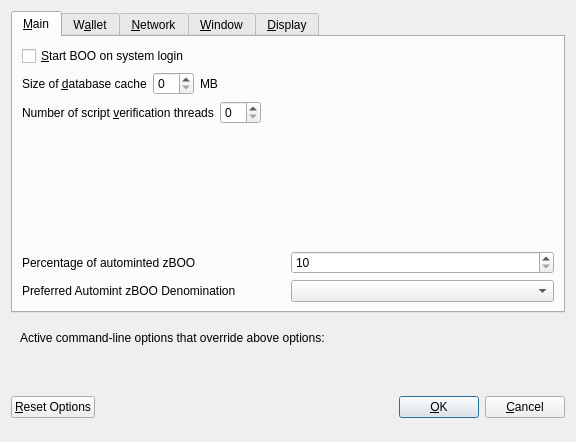
<?xml version="1.0" encoding="UTF-8"?>
<ui version="4.0">
 <class>OptionsDialog</class>
 <widget class="QDialog" name="OptionsDialog">
  <property name="geometry">
   <rect>
    <x>0</x>
    <y>0</y>
    <width>576</width>
    <height>442</height>
   </rect>
  </property>
  <property name="windowTitle">
   <string>Options</string>
  </property>
  <property name="modal">
   <bool>true</bool>
  </property>
  <layout class="QVBoxLayout" name="verticalLayout">
   <item>
    <widget class="QTabWidget" name="tabWidget">
     <property name="currentIndex">
      <number>0</number>
     </property>
     <widget class="QWidget" name="tabMain">
      <attribute name="title">
       <string>&amp;Main</string>
      </attribute>
      <layout class="QVBoxLayout" name="verticalLayout_Main">
       <item>
        <widget class="QCheckBox" name="bitcoinAtStartup">
         <property name="toolTip">
          <string>Automatically start BOO after logging in to the system.</string>
         </property>
         <property name="text">
          <string>&amp;Start BOO on system login</string>
         </property>
        </widget>
       </item>
       <item>
        <layout class="QHBoxLayout" name="horizontalLayout_2_Main">
         <item>
          <widget class="QLabel" name="databaseCacheLabel">
           <property name="text">
            <string>Size of &amp;database cache</string>
           </property>
           <property name="textFormat">
            <enum>Qt::PlainText</enum>
           </property>
           <property name="buddy">
            <cstring>databaseCache</cstring>
           </property>
          </widget>
         </item>
         <item>
          <widget class="QSpinBox" name="databaseCache"/>
         </item>
         <item>
          <widget class="QLabel" name="databaseCacheUnitLabel">
           <property name="text">
            <string>MB</string>
           </property>
           <property name="textFormat">
            <enum>Qt::PlainText</enum>
           </property>
          </widget>
         </item>
         <item>
          <spacer name="horizontalSpacer_2_Main">
           <property name="orientation">
            <enum>Qt::Horizontal</enum>
           </property>
           <property name="sizeHint" stdset="0">
            <size>
             <width>40</width>
             <height>20</height>
            </size>
           </property>
          </spacer>
         </item>
        </layout>
       </item>
       <item>
        <layout class="QHBoxLayout" name="horizontalLayout_3_Main">
         <item>
          <widget class="QLabel" name="threadsScriptVerifLabel">
           <property name="text">
            <string>Number of script &amp;verification threads</string>
           </property>
           <property name="textFormat">
            <enum>Qt::PlainText</enum>
           </property>
           <property name="buddy">
            <cstring>threadsScriptVerif</cstring>
           </property>
          </widget>
         </item>
         <item>
          <widget class="QSpinBox" name="threadsScriptVerif">
           <property name="toolTip">
            <string>(0 = auto, &lt;0 = leave that many cores free)</string>
           </property>
          </widget>
         </item>
         <item>
          <spacer name="horizontalSpacer_3_Main">
           <property name="orientation">
            <enum>Qt::Horizontal</enum>
           </property>
           <property name="sizeHint" stdset="0">
            <size>
             <width>40</width>
             <height>20</height>
            </size>
           </property>
          </spacer>
         </item>
        </layout>
       </item>
       <item>
        <spacer name="verticalSpacer_2">
         <property name="orientation">
          <enum>Qt::Vertical</enum>
         </property>
         <property name="sizeHint" stdset="0">
          <size>
           <width>20</width>
           <height>40</height>
          </size>
         </property>
        </spacer>
       </item>
       <item>
        <layout class="QHBoxLayout" name="horizontalLayout_3">
         <item>
          <widget class="QLabel" name="percentage_label">
           <property name="toolTip">
            <string>Percentage of incoming BOO which get automatically converted to zBOO via Zerocoin Protocol (min: 10%)</string>
           </property>
           <property name="text">
            <string>Percentage of autominted zBOO</string>
           </property>
          </widget>
         </item>
         <item>
          <widget class="QSpinBox" name="zeromintPercentage">
           <property name="minimum">
            <number>10</number>
           </property>
           <property name="maximum">
            <number>100</number>
           </property>
          </widget>
         </item>
        </layout>
       </item>
       <item>
        <layout class="QHBoxLayout" name="horizontalLayout" stretch="0,0">
         <property name="sizeConstraint">
          <enum>QLayout::SetFixedSize</enum>
         </property>
         <item>
          <widget class="QLabel" name="labelPreferredDenom">
           <property name="maximumSize">
            <size>
             <width>16777215</width>
             <height>16777215</height>
            </size>
           </property>
           <property name="toolTip">
            <string>Wait with automatic conversion to Zerocoin until enough BOO for this denomination is available</string>
           </property>
           <property name="text">
            <string>Preferred Automint zBOO Denomination</string>
           </property>
          </widget>
         </item>
         <item>
          <widget class="QComboBox" name="preferredDenom">
           <property name="maximumSize">
            <size>
             <width>16777215</width>
             <height>27</height>
            </size>
           </property>
           <property name="toolTip">
            <string>Wait with automatic conversion to Zerocoin until enough BOO for this denomination is available</string>
           </property>
           <property name="maxVisibleItems">
            <number>9</number>
           </property>
           <property name="maxCount">
            <number>9</number>
           </property>
          </widget>
         </item>
        </layout>
       </item>
      </layout>
     </widget>
     <widget class="QWidget" name="tabWallet">
      <attribute name="title">
       <string>W&amp;allet</string>
      </attribute>
      <layout class="QVBoxLayout" name="verticalLayout_Wallet">
       <item>
        <widget class="QGroupBox" name="groupBox">
         <property name="title">
          <string>Expert</string>
         </property>
         <layout class="QVBoxLayout" name="verticalLayout_2">
          <item>
           <widget class="QCheckBox" name="coinControlFeatures">
            <property name="toolTip">
             <string>Whether to show coin control features or not.</string>
            </property>
            <property name="text">
             <string>Enable coin &amp;control features</string>
            </property>
           </widget>
          </item>
          <item>
           <widget class="QCheckBox" name="showMasternodesTab">
            <property name="toolTip">
             <string>Show additional tab listing all your masternodes in first sub-tab&lt;br/&gt;and all masternodes on the network in second sub-tab.</string>
            </property>
            <property name="text">
             <string>Show Masternodes Tab</string>
            </property>
           </widget>
          </item>
          <item>
           <widget class="QCheckBox" name="spendZeroConfChange">
            <property name="toolTip">
             <string>If you disable the spending of unconfirmed change, the change from a transaction&lt;br/&gt;cannot be used until that transaction has at least one confirmation.&lt;br/&gt;This also affects how your balance is computed.</string>
            </property>
            <property name="text">
             <string>&amp;Spend unconfirmed change</string>
            </property>
           </widget>
          </item>
         </layout>
        </widget>
       </item>
       <item>
        <spacer name="verticalSpacer_Wallet">
         <property name="orientation">
          <enum>Qt::Vertical</enum>
         </property>
         <property name="sizeHint" stdset="0">
          <size>
           <width>20</width>
           <height>40</height>
          </size>
         </property>
        </spacer>
       </item>
      </layout>
     </widget>
     <widget class="QWidget" name="tabNetwork">
      <attribute name="title">
       <string>&amp;Network</string>
      </attribute>
      <layout class="QVBoxLayout" name="verticalLayout_Network">
       <item>
        <widget class="QCheckBox" name="mapPortUpnp">
         <property name="toolTip">
          <string>Automatically open the BOO client port on the router. This only works when your router supports UPnP and it is enabled.</string>
         </property>
         <property name="text">
          <string>Map port using &amp;UPnP</string>
         </property>
        </widget>
       </item>
       <item>
        <widget class="QCheckBox" name="allowIncoming">
         <property name="toolTip">
          <string>Accept connections from outside</string>
         </property>
         <property name="text">
          <string>Allow incoming connections</string>
         </property>
        </widget>
       </item>
       <item>
        <widget class="QCheckBox" name="connectSocks">
         <property name="toolTip">
          <string>Connect to the BOO network through a SOCKS5 proxy.</string>
         </property>
         <property name="text">
          <string>&amp;Connect through SOCKS5 proxy (default proxy):</string>
         </property>
        </widget>
       </item>
       <item>
        <layout class="QHBoxLayout" name="horizontalLayout_1_Network">
         <item>
          <widget class="QLabel" name="proxyIpLabel">
           <property name="text">
            <string>Proxy &amp;IP:</string>
           </property>
           <property name="textFormat">
            <enum>Qt::PlainText</enum>
           </property>
           <property name="buddy">
            <cstring>proxyIp</cstring>
           </property>
          </widget>
         </item>
         <item>
          <widget class="QValidatedLineEdit" name="proxyIp">
           <property name="minimumSize">
            <size>
             <width>140</width>
             <height>0</height>
            </size>
           </property>
           <property name="maximumSize">
            <size>
             <width>140</width>
             <height>16777215</height>
            </size>
           </property>
           <property name="toolTip">
            <string>IP address of the proxy (e.g. IPv4: 127.0.0.1 / IPv6: ::1)</string>
           </property>
          </widget>
         </item>
         <item>
          <widget class="QLabel" name="proxyPortLabel">
           <property name="text">
            <string>&amp;Port:</string>
           </property>
           <property name="textFormat">
            <enum>Qt::PlainText</enum>
           </property>
           <property name="buddy">
            <cstring>proxyPort</cstring>
           </property>
          </widget>
         </item>
         <item>
          <widget class="QLineEdit" name="proxyPort">
           <property name="minimumSize">
            <size>
             <width>55</width>
             <height>0</height>
            </size>
           </property>
           <property name="maximumSize">
            <size>
             <width>55</width>
             <height>16777215</height>
            </size>
           </property>
           <property name="toolTip">
            <string>Port of the proxy (e.g. 9050)</string>
           </property>
          </widget>
         </item>
         <item>
          <spacer name="horizontalSpacer_1_Network">
           <property name="orientation">
            <enum>Qt::Horizontal</enum>
           </property>
           <property name="sizeHint" stdset="0">
            <size>
             <width>40</width>
             <height>20</height>
            </size>
           </property>
          </spacer>
         </item>
        </layout>
       </item>
       <item>
        <spacer name="verticalSpacer_Network">
         <property name="orientation">
          <enum>Qt::Vertical</enum>
         </property>
         <property name="sizeHint" stdset="0">
          <size>
           <width>20</width>
           <height>40</height>
          </size>
         </property>
        </spacer>
       </item>
      </layout>
     </widget>
     <widget class="QWidget" name="tabWindow">
      <attribute name="title">
       <string>&amp;Window</string>
      </attribute>
      <layout class="QVBoxLayout" name="verticalLayout_Window">
       <item>
        <widget class="QCheckBox" name="minimizeToTray">
         <property name="toolTip">
          <string>Show only a tray icon after minimizing the window.</string>
         </property>
         <property name="text">
          <string>&amp;Minimize to the tray instead of the taskbar</string>
         </property>
        </widget>
       </item>
       <item>
        <widget class="QCheckBox" name="minimizeOnClose">
         <property name="toolTip">
          <string>Minimize instead of exit the application when the window is closed. When this option is enabled, the application will be closed only after selecting Quit in the menu.</string>
         </property>
         <property name="text">
          <string>M&amp;inimize on close</string>
         </property>
        </widget>
       </item>
       <item>
        <spacer name="verticalSpacer_Window">
         <property name="orientation">
          <enum>Qt::Vertical</enum>
         </property>
         <property name="sizeHint" stdset="0">
          <size>
           <width>20</width>
           <height>40</height>
          </size>
         </property>
        </spacer>
       </item>
      </layout>
     </widget>
     <widget class="QWidget" name="tabDisplay">
      <attribute name="title">
       <string>&amp;Display</string>
      </attribute>
      <layout class="QVBoxLayout" name="verticalLayout_Display">
       <item>
        <layout class="QHBoxLayout" name="horizontalLayout_1_Display">
         <item>
          <widget class="QLabel" name="langLabel">
           <property name="text">
            <string>User Interface &amp;language:</string>
           </property>
           <property name="textFormat">
            <enum>Qt::PlainText</enum>
           </property>
           <property name="buddy">
            <cstring>lang</cstring>
           </property>
          </widget>
         </item>
         <item>
          <widget class="QValueComboBox" name="lang">
           <property name="toolTip">
            <string>The user interface language can be set here. This setting will take effect after restarting BOO.</string>
           </property>
          </widget>
         </item>
        </layout>
       </item>
       <item>
        <widget class="QLabel" name="label_3">
         <property name="toolTip">
          <string notr="true"/>
         </property>
         <property name="statusTip">
          <string notr="true"/>
         </property>
         <property name="whatsThis">
          <string notr="true"/>
         </property>
         <property name="accessibleName">
          <string notr="true"/>
         </property>
         <property name="text">
          <string>Language missing or translation incomplete? Help contributing translations here:
https://www.transifex.com/bamboo-project/bamboo-project-translations</string>
         </property>
         <property name="wordWrap">
          <bool>true</bool>
         </property>
         <property name="openExternalLinks">
          <bool>true</bool>
         </property>
         <property name="textInteractionFlags">
          <set>Qt::TextBrowserInteraction</set>
         </property>
        </widget>
       </item>
       <item>
        <layout class="QHBoxLayout" name="horizontalLayout_4_Display" stretch="0,0">
         <item>
          <widget class="QLabel" name="themeLabel">
           <property name="text">
            <string>User Interface Theme:</string>
           </property>
          </widget>
         </item>
         <item>
          <widget class="QValueComboBox" name="theme"/>
         </item>
        </layout>
       </item>
       <item>
        <widget class="Line" name="line">
         <property name="orientation">
          <enum>Qt::Horizontal</enum>
         </property>
        </widget>
       </item>
       <item>
        <layout class="QHBoxLayout" name="horizontalLayout_2_Display">
         <item>
          <widget class="QLabel" name="unitLabel">
           <property name="text">
            <string>&amp;Unit to show amounts in:</string>
           </property>
           <property name="textFormat">
            <enum>Qt::PlainText</enum>
           </property>
           <property name="buddy">
            <cstring>unit</cstring>
           </property>
          </widget>
         </item>
         <item>
          <widget class="QValueComboBox" name="unit">
           <property name="toolTip">
            <string>Choose the default subdivision unit to show in the interface and when sending coins.</string>
           </property>
          </widget>
         </item>
        </layout>
       </item>
       <item>
        <layout class="QHBoxLayout" name="horizontalLayout_5_Display">
         <item>
          <widget class="QLabel" name="digitsLabel">
           <property name="text">
            <string>Decimal digits</string>
           </property>
          </widget>
         </item>
         <item>
          <widget class="QValueComboBox" name="digits"/>
         </item>
        </layout>
       </item>
       <item>
        <layout class="QHBoxLayout" name="horizontalLayout_3_Display">
         <item>
          <widget class="QLabel" name="thirdPartyTxUrlsLabel">
           <property name="toolTip">
            <string>Third party URLs (e.g. a block explorer) that appear in the transactions tab as context menu items. %s in the URL is replaced by transaction hash. Multiple URLs are separated by vertical bar |.</string>
           </property>
           <property name="text">
            <string>Third party transaction URLs</string>
           </property>
           <property name="buddy">
            <cstring>thirdPartyTxUrls</cstring>
           </property>
          </widget>
         </item>
         <item>
          <widget class="QLineEdit" name="thirdPartyTxUrls">
           <property name="toolTip">
            <string>Third party URLs (e.g. a block explorer) that appear in the transactions tab as context menu items. %s in the URL is replaced by transaction hash. Multiple URLs are separated by vertical bar |.</string>
           </property>
          </widget>
         </item>
        </layout>
       </item>
       <item>
        <spacer name="verticalSpacer">
         <property name="orientation">
          <enum>Qt::Vertical</enum>
         </property>
         <property name="sizeHint" stdset="0">
          <size>
           <width>20</width>
           <height>40</height>
          </size>
         </property>
        </spacer>
       </item>
      </layout>
     </widget>
    </widget>
   </item>
   <item>
    <widget class="QFrame" name="frame">
     <layout class="QVBoxLayout" name="verticalLayout_Bottom">
      <item>
       <layout class="QHBoxLayout" name="horizontalLayout_Bottom">
        <item>
         <widget class="QLabel" name="overriddenByCommandLineInfoLabel">
          <property name="text">
           <string>Active command-line options that override above options:</string>
          </property>
          <property name="textFormat">
           <enum>Qt::PlainText</enum>
          </property>
         </widget>
        </item>
        <item>
         <spacer name="horizontalSpacer_Bottom">
          <property name="orientation">
           <enum>Qt::Horizontal</enum>
          </property>
          <property name="sizeHint" stdset="0">
           <size>
            <width>40</width>
            <height>20</height>
           </size>
          </property>
         </spacer>
        </item>
       </layout>
      </item>
      <item>
       <widget class="QLabel" name="overriddenByCommandLineLabel">
        <property name="text">
         <string/>
        </property>
        <property name="textFormat">
         <enum>Qt::PlainText</enum>
        </property>
        <property name="wordWrap">
         <bool>true</bool>
        </property>
       </widget>
      </item>
     </layout>
    </widget>
   </item>
   <item>
    <layout class="QHBoxLayout" name="horizontalLayout_Buttons">
     <item>
      <widget class="QPushButton" name="resetButton">
       <property name="toolTip">
        <string>Reset all client options to default.</string>
       </property>
       <property name="text">
        <string>&amp;Reset Options</string>
       </property>
       <property name="autoDefault">
        <bool>false</bool>
       </property>
      </widget>
     </item>
     <item>
      <spacer name="horizontalSpacer_1">
       <property name="orientation">
        <enum>Qt::Horizontal</enum>
       </property>
       <property name="sizeHint" stdset="0">
        <size>
         <width>40</width>
         <height>48</height>
        </size>
       </property>
      </spacer>
     </item>
     <item>
      <widget class="QLabel" name="statusLabel">
       <property name="minimumSize">
        <size>
         <width>200</width>
         <height>0</height>
        </size>
       </property>
       <property name="font">
        <font>
         <weight>75</weight>
         <bold>true</bold>
        </font>
       </property>
       <property name="text">
        <string/>
       </property>
       <property name="textFormat">
        <enum>Qt::PlainText</enum>
       </property>
       <property name="wordWrap">
        <bool>true</bool>
       </property>
      </widget>
     </item>
     <item>
      <spacer name="horizontalSpacer_2">
       <property name="orientation">
        <enum>Qt::Horizontal</enum>
       </property>
       <property name="sizeHint" stdset="0">
        <size>
         <width>40</width>
         <height>48</height>
        </size>
       </property>
      </spacer>
     </item>
     <item>
      <widget class="QPushButton" name="okButton">
       <property name="text">
        <string>&amp;OK</string>
       </property>
       <property name="autoDefault">
        <bool>false</bool>
       </property>
       <property name="default">
        <bool>true</bool>
       </property>
      </widget>
     </item>
     <item>
      <widget class="QPushButton" name="cancelButton">
       <property name="text">
        <string>&amp;Cancel</string>
       </property>
       <property name="autoDefault">
        <bool>false</bool>
       </property>
      </widget>
     </item>
    </layout>
   </item>
  </layout>
 </widget>
 <customwidgets>
  <customwidget>
   <class>QValidatedLineEdit</class>
   <extends>QLineEdit</extends>
   <header>qvalidatedlineedit.h</header>
  </customwidget>
  <customwidget>
   <class>QValueComboBox</class>
   <extends>QComboBox</extends>
   <header>qvaluecombobox.h</header>
  </customwidget>
 </customwidgets>
 <resources/>
 <connections/>
</ui>
